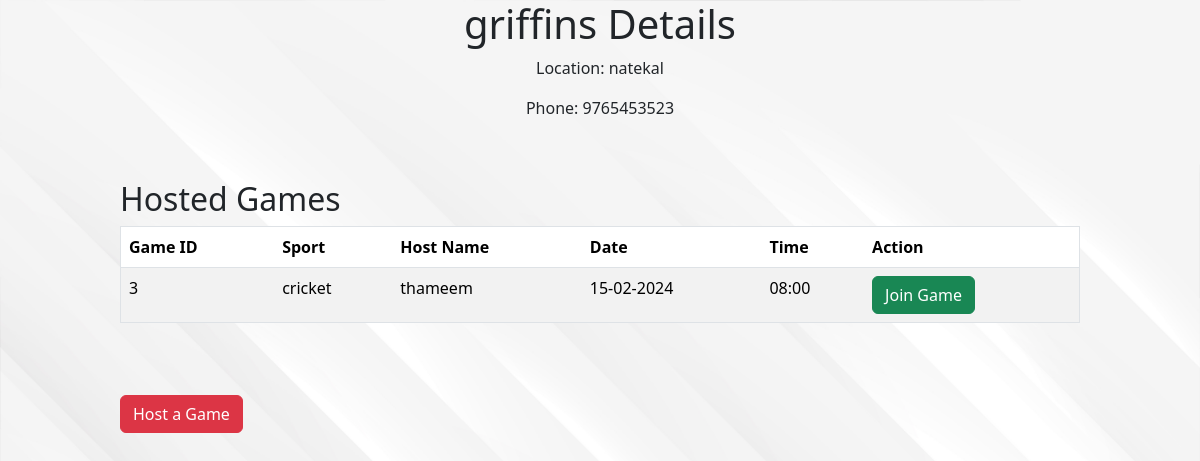
Page /turf/2 (signed in) on the earlier database version.
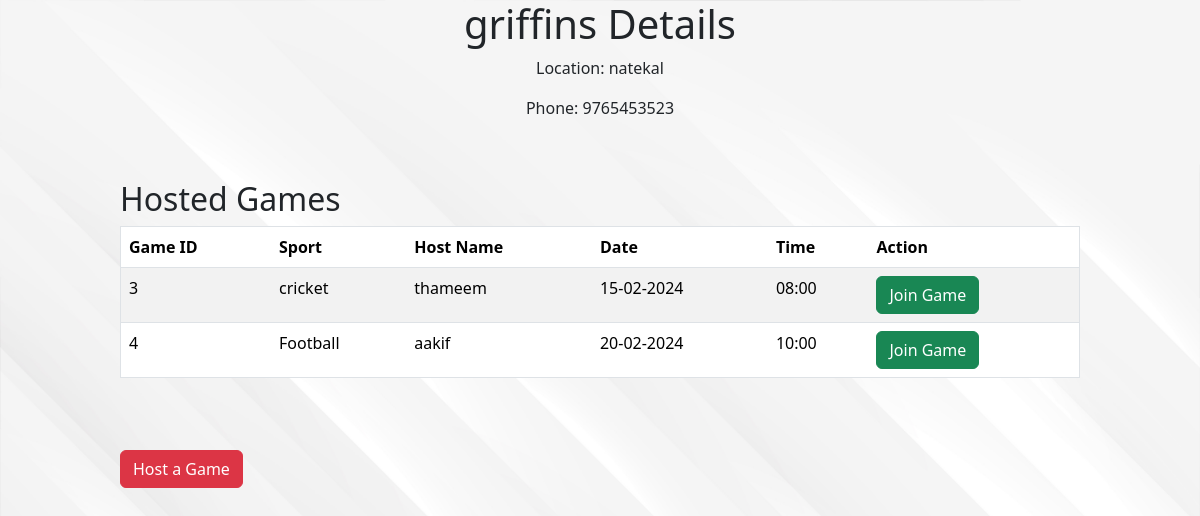
Same page on the later database version.
### app.py (models this page shows)
class Game(db.Model):
    id = db.Column(db.Integer, primary_key=True)
    turf_id = db.Column(db.Integer, db.ForeignKey('turf.id'), nullable=False)
    host_name = db.Column(db.String(255), nullable=False)
    host_phone = db.Column(db.String(15), nullable=True)
    game_time = db.Column(db.DateTime, nullable=False)
    sports = db.Column(db.String(50), nullable=False)
    players = db.relationship('Player', backref='game', lazy=True)

### app.py (the view)
@app.route('/turf/<int:turf_id>', methods=['GET', 'POST'])
@login_required
def turf_detail(turf_id):
    turf = Turf.query.get_or_404(turf_id)
    hosted_games = turf.games
    return render_template('turf_detail.html', turf=turf, hosted_games=hosted_games)

### app.py (called while the page is built)
@login_manager.user_loader
def load_user(user_id):
    return User.query.get(int(user_id))

### templates/turf_detail.html (shortened to what this page needs)
{% extends 'layout.html' %} {% block title %} Turf Details {% endblock title %}
{% block body %}
<h1 class="turfhead">{{ turf.turf_name }} Details</h1>
<p class="turfhead">Location: {{ turf.turf_location }}</p>
<p class="turfhead">Phone: {{ turf.turf_phone }}</p>
<div class="turftab">
  {% if hosted_games|length==0 %}
  <div class="alert alert-dark" role="alert">
    No games found!, Host a game now.
  </div>
  {% else %}
  <h2>Hosted Games</h2>
  <table border="1" class="table table-striped">
    <thead>
      <tr>
        <th>Game ID</th>
        <th>Sport</th>
        <th>Host Name</th>
        <th>Date</th>
        <th>Time</th>
        <th>Action</th>
      </tr>
    </thead>
    <tbody>
      {% for game in hosted_games %}
      <tr>
        <td>{{ game.id }}</td>
        <td>{{ game.sports }}</td>
        <td>{{ game.host_name }}</td>
        <td>{{ game.game_time.strftime('%d-%m-%Y') }}</td>
        <td>{{ game.game_time.strftime('%H:%M') }}</td>
        <td>
          <a
            class="btn btn-success"
            href="{{ url_for('join_game', turf_id=turf.id, game_id=game.id) }}"
            >Join Game</a
          >
        </td>
      </tr>
      {% endfor %}
    </tbody>
    {% endif %}
  </table>
  <br />
  {% if current_user.is_authenticated %}
  <a class="btn btn-danger" href="{{ url_for('host_game', turf_id=turf.id) }}"
    >Host a Game</a
  >
  {% endif %} {% endblock body %}

Differences in the rows shown:
added Game: id "4", sports "Football", host_name "aakif", game_time "20-02-2024", game_time "10:00"
